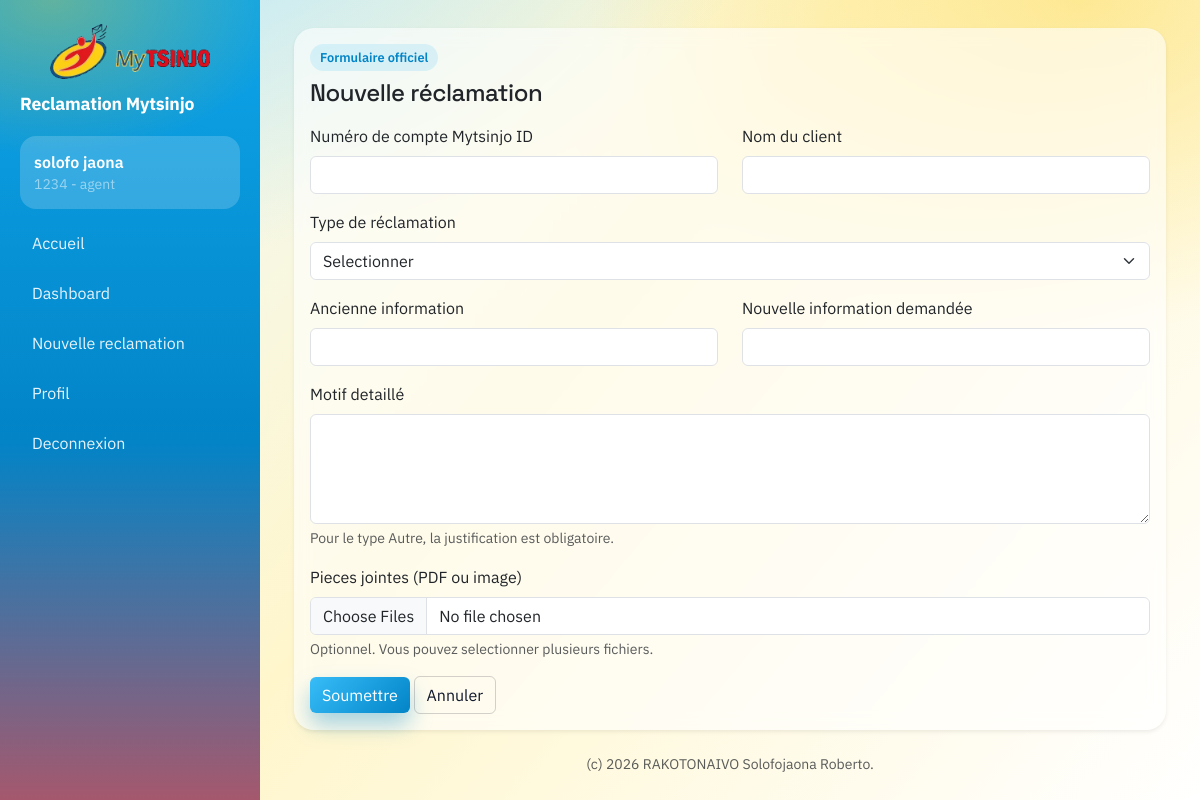
The app's page /reclamation/new (signed in) with its own data.
### tables this page shows
CREATE TABLE users (
        id INTEGER PRIMARY KEY AUTOINCREMENT,
        username TEXT UNIQUE,
        password TEXT,
        role TEXT,
        bureau_id INTEGER
    , active INTEGER DEFAULT 1, created_at DATETIME DEFAULT CURRENT_TIMESTAMP, prenom TEXT, nom TEXT, matricule TEXT);

### reclamations.py (the view, shortened to what this page needs)
@reclamation_bp.route("/reclamation/new", methods=["GET", "POST"])
@login_required
@role_required("agent")
def new_reclamation():
    error = None
    db = get_db()
    types = db.execute(
        "SELECT id, libelle FROM types_reclamation WHERE actif = 1 ORDER BY libelle"
    ).fetchall()
    db.close()
    return render_template(
        "reclamation_form.html",
        error=error,
        types=types,
        numero_compte=request.form.get("numero_compte", ""),
        nom_client=request.form.get("nom_client", ""),
        type_id=request.form.get("type_id", ""),
        ancienne_valeur=request.form.get("ancienne_valeur", ""),
        nouvelle_valeur=request.form.get("nouvelle_valeur", ""),
        motif=request.form.get("motif", ""),
    )

### auth.py (called while the page is built)
def load_user(user_id):
    db = get_db()
    user = db.execute(
        "SELECT id, username, role, bureau_id, prenom, nom, matricule FROM users WHERE id = ? AND active = 1",
        (user_id,),
    ).fetchone()
    db.close()
    if not user:
        return None
    return User(user["id"], user["username"], user["role"], user["bureau_id"], user["prenom"], user["nom"], user["matricule"])

def role_required(*roles):
    def decorator(fn):
        @wraps(fn)
        def wrapper(*args, **kwargs):
            if not current_user.is_authenticated:
                return redirect(url_for("auth.login"))
            if current_user.role not in roles:
                abort(403)
            return fn(*args, **kwargs)
        return wrapper
    return decorator

### database.py (called while the page is built, shortened)
def get_db():
    conn = sqlite3.connect(DATABASE_PATH)
    conn.row_factory = sqlite3.Row
    conn.execute("PRAGMA foreign_keys = ON")
    return DBConn(conn)

    def execute(self, sql, params=None):
        if _USE_POSTGRES:
            cur = self.conn.cursor()
            cur.execute(_translate_params(sql), params or ())
            return PgCursor(cur)
        return self.conn.execute(sql, params or ())

    def close(self):
        return self.conn.close()

### templates/reclamation_form.html (shortened to what this page needs)
{% extends "base.html" %}
{% block content %}
  <div class="card shadow-sm">
    <div class="card-body">
      <div class="pill mb-2">Formulaire officiel</div>
      <h1 class="h4 mb-3">Nouvelle réclamation</h1>
      <form method="post" enctype="multipart/form-data">
        <div class="row">
          <div class="col-md-6 mb-3">
            <label class="form-label">Numéro de compte Mytsinjo ID</label>
            <input class="form-control" name="numero_compte" value="{{ numero_compte }}" />
          </div>
          <div class="col-md-6 mb-3">
            <label class="form-label">Nom du client</label>
            <input class="form-control" name="nom_client" value="{{ nom_client }}" />
          </div>
        </div>
        <div class="mb-3">
          <label class="form-label">Type de réclamation</label>
          <select class="form-select" name="type_id">
            <option value="">Selectionner</option>
          </select>
        </div>
        <div class="row">
          <div class="col-md-6 mb-3">
            <label class="form-label">Ancienne information</label>
            <input class="form-control" name="ancienne_valeur" value="{{ ancienne_valeur }}" />
          </div>
          <div class="col-md-6 mb-3">
            <label class="form-label">Nouvelle information demandée</label>
            <input class="form-control" name="nouvelle_valeur" value="{{ nouvelle_valeur }}" />
          </div>
        </div>
        <div class="mb-3">
          <label class="form-label">Motif detaillé</label>
          <textarea class="form-control" name="motif" rows="4">{{ motif }}</textarea>
          <div class="form-text">Pour le type Autre, la justification est obligatoire.</div>
        </div>
        <div class="mb-3">
          <label class="form-label">Pieces jointes (PDF ou image)</label>
          <input class="form-control" type="file" name="pieces" multiple accept=".pdf,.jpg,.jpeg,.png" />
          <div class="form-text">Optionnel. Vous pouvez selectionner plusieurs fichiers.</div>
        </div>
        <button class="btn btn-primary" type="submit">Soumettre</button>
        <a class="btn btn-outline-secondary" href="/dashboard">Annuler</a>
      </form>
    </div>
  </div>
{% endblock %}

### templates/base.html (shortened to what this page needs)
<!doctype html>
<html lang="fr">
  <head>
    <link
      href="https://cdn.jsdelivr.net/npm/bootstrap@5.3.2/dist/css/bootstrap.min.css"
      rel="stylesheet"
    />
  </head>
  <body class="bg-light">
    <div class="app-shell">
      <aside class="sidebar">
        <img
          class="brand-logo"
          src="{{ url_for('static', filename='logo_epargnes.png') }}"
          alt="Logo epargnes"
        />
        <div class="brand">Reclamation Mytsinjo</div>
        {% if current_user.is_authenticated %}
          <div class="user-card">
            <div class="fw-semibold">
              {{ current_user.prenom }} {{ current_user.nom }}
            </div>
            <div class="small text-white-50">
              {{ current_user.matricule }} - {{ current_user.role }}
            </div>
          </div>
        {% endif %}
        <nav class="nav flex-column mt-2">
          <a class="nav-link" href="/">Accueil</a>
          <a class="nav-link" href="/dashboard">Dashboard</a>
          {% if current_user.is_authenticated %}
            {% if current_user.role == "agent" %}
              <a class="nav-link" href="/reclamation/new">Nouvelle reclamation</a>
            {% endif %}
            <a class="nav-link" href="/profile">Profil</a>
            <a class="nav-link" href="/logout">Deconnexion</a>
          {% else %}
            <a class="nav-link" href="/login">Connexion</a>
            <a class="nav-link" href="/register">Creer un compte</a>
          {% endif %}
        </nav>
      </aside>
      <main class="content">
        {% block content %}{% endblock %}
        <footer class="mt-auto pt-4 text-muted small text-center">
            (c) 2026 RAKOTONAIVO Solofojaona Roberto.
        </footer>
      </main>
    </div>
    <div id="toast-container" class="toast-container position-fixed top-0 end-0 p-3" style="z-index: 1080;"></div>
  </body>
</html>

### templates/base.html (style rules this page uses)
:root { --ink: #0f172a; --muted: #5b6b7a; --sky: #38bdf8; --sky-deep: #0284c7; --sun: #facc15; --sun-deep: #eab308; --flare: #ef4444; --card: #ffffff; --shadow: 0 18px 40px rgba(2, 132, 199, 0.18); --glass: rgba(255, 255, 255, 0.6); }
body { font-family: "IBM Plex Sans", system-ui, -apple-system, "Segoe UI", sans-serif; color: var(--ink); background: radial-gradient(1100px 700px at 10% -20%, rgba(56, 189, 248, 0.35) 0%, transparent 60%), radial-gradient(900px 600px at 90% 0%, rgba(250, 204, 21, 0.35) 0%, transparent 55%), linear-gradient(130deg, #eef9ff 0%, #fff6cc 45%, #ffffff 100%); min-height: 100vh; }
h1, h2, h3, .navbar-brand { font-family: "Space Grotesk", "IBM Plex Sans", sans-serif; letter-spacing: -0.02em; }
.app-shell { display: grid; grid-template-columns: 260px 1fr; min-height: 100vh; }
.sidebar { background: radial-gradient(400px 260px at 20% 0%, rgba(250, 204, 21, 0.35), transparent 60%), linear-gradient(180deg, #0ea5e9 0%, #0284c7 55%, #ef4444 120%); color: #fff; padding: 24px 20px; }
.brand { font-weight: 700; font-size: 1.1rem; letter-spacing: -0.01em; }
.brand-logo { width: 100%; max-width: 160px; height: auto; display: block; margin: 0 auto 12px; border-radius: 12px; }
.nav-link { color: rgba(255, 255, 255, 0.9); border-radius: 12px; padding: 10px 12px; margin-bottom: 6px; }
.sidebar .user-card { background: rgba(255, 255, 255, 0.18); border-radius: 16px; padding: 14px; margin: 18px 0 12px; }
.content { padding: 28px 34px; display: flex; flex-direction: column; min-height: 100vh; }
.card { border: none; border-radius: 20px; box-shadow: var(--shadow); background: var(--glass); backdrop-filter: blur(8px); }
.btn-primary { background: linear-gradient(135deg, var(--sky), var(--sky-deep)); border: none; box-shadow: 0 12px 22px rgba(2, 132, 199, 0.35); }
.btn-outline-secondary { border-color: rgba(31, 31, 46, 0.2); color: var(--ink); }
.pill { display: inline-flex; padding: 4px 10px; border-radius: 999px; font-size: 0.8rem; font-weight: 600; background: rgba(56, 189, 248, 0.15); color: var(--sky-deep); }

### records on screen
users: prenom "solofo", nom "jaona", matricule "1234", role "agent"
